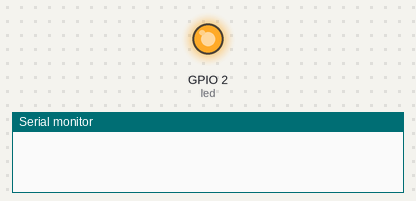
Simulated run of this sketch. Board: ESP32. Parts: output pins drawn as LEDs (lit = HIGH), the last lines printed to the serial monitor.

Above: at 0.15 s.
At 5.7 s:
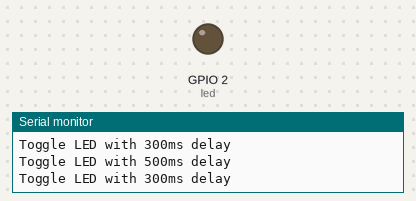
Timing chart, 0 to 6.9 s (numbered marks = the images above):
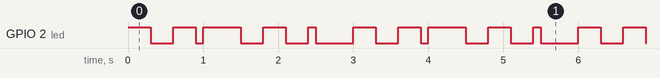

Measured:
- by itself, GPIO 2 (led): repeats every 3.0 s: LOW 0.30 s, HIGH 0.30 s, LOW 0.10 s, HIGH 0.50 s, LOW 0.30 s, HIGH 0.30 s, LOW 0.30 s, HIGH 0.10 s, LOW 0.50 s, HIGH 0.30 s
- by itself, everything shown: repeats every 3.0 s, in 10 steps

The sketch:

p32.ino
```cpp
TaskHandle_t Task_Handle1;
TaskHandle_t Task_Handle2;

static const int led = LED_BUILTIN; //selecting inbuilt LED pin

void Toggle_LED1(void *parameter1){   //Function of the Task1

  while(1){                         //starting an infinity while loop
    digitalWrite(led,HIGH);                         //light up LED
    vTaskDelay(pdMS_TO_TICKS( 500 ));               //500ms delay
    digitalWrite(led,LOW);                          //turn off LED
    vTaskDelay(pdMS_TO_TICKS( 500 ));               //500ms delay
    Serial.println("Toggle LED with 500ms delay");
  }
}

void Toggle_LED2(void *parameter2){   //Function of the Task2

  while(1){                         //starting an infinity while loop
    digitalWrite(led,HIGH);                         //light up LED
    vTaskDelay(pdMS_TO_TICKS( 300 ));               //300ms delay
    digitalWrite(led,LOW);                          //turn off LED
    vTaskDelay(pdMS_TO_TICKS( 300 ));               //300ms delay
    Serial.println("Toggle LED with 300ms delay");
  }
}


void setup() {

  pinMode(led,OUTPUT);          //setting LED pin as output
  //setting the Task1
  xTaskCreate(Toggle_LED1,"Toggle LED with 500ms",1024,NULL,1,&Task_Handle1);
  //setting the Task2
  xTaskCreate(Toggle_LED2,"Toggle LED with 300ms",1024,NULL,1,&Task_Handle2);

}

void loop() {

}
```
